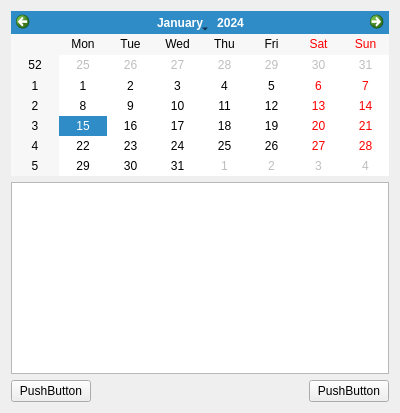
<?xml version="1.0" encoding="UTF-8"?>
<ui version="4.0">
 <class>Form</class>
 <widget class="QWidget" name="Form">
  <property name="geometry">
   <rect>
    <x>0</x>
    <y>0</y>
    <width>400</width>
    <height>413</height>
   </rect>
  </property>
  <property name="sizePolicy">
   <sizepolicy hsizetype="Expanding" vsizetype="Expanding">
    <horstretch>0</horstretch>
    <verstretch>0</verstretch>
   </sizepolicy>
  </property>
  <property name="windowTitle">
   <string>Form</string>
  </property>
  <layout class="QGridLayout" name="gridLayout_2">
   <item row="0" column="0" colspan="3">
    <widget class="QCalendarWidget" name="calendarWidget"/>
   </item>
   <item row="2" column="0">
    <widget class="QPushButton" name="pushButton">
     <property name="text">
      <string>PushButton</string>
     </property>
    </widget>
   </item>
   <item row="2" column="2">
    <widget class="QPushButton" name="pushButton_2">
     <property name="text">
      <string>PushButton</string>
     </property>
    </widget>
   </item>
   <item row="1" column="0" colspan="3">
    <widget class="QTextBrowser" name="textBrowser"/>
   </item>
   <item row="2" column="1">
    <spacer name="horizontalSpacer">
     <property name="orientation">
      <enum>Qt::Horizontal</enum>
     </property>
     <property name="sizeHint" stdset="0">
      <size>
       <width>40</width>
       <height>20</height>
      </size>
     </property>
    </spacer>
   </item>
  </layout>
 </widget>
 <resources/>
 <connections/>
</ui>
